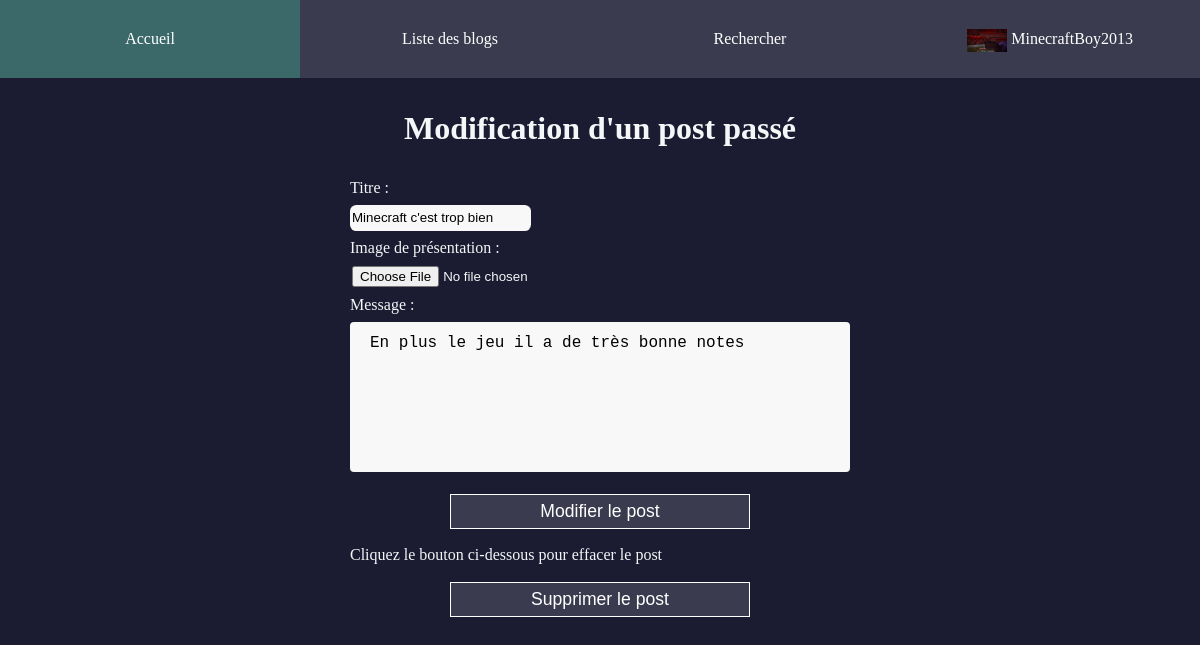
/editPost.php?postID=1 (signed in), run on the app's committed database.
### tables this page shows
CREATE TABLE `utilisateur` (
  `id_utilisateur` int(11) NOT NULL,
  `date_naissance` date NOT NULL,
  `nom` varchar(20) NOT NULL,
  `prenom` varchar(15) NOT NULL,
  `email` varchar(30) NOT NULL,
  `pseudo` varchar(20) NOT NULL,
  `mdp` varchar(50) NOT NULL,
  `avatar` varchar(100) DEFAULT 'images/avatar/default.png'
);

CREATE TABLE `post` (
  `id_post` int(11) NOT NULL,
  `id_utilisateur` int(11) NOT NULL,
  `titre` varchar(100) NOT NULL,
  `contenu` varchar(10000) NOT NULL,
  `imgPresentation` varchar(100) DEFAULT 'images/post/default.png',
  `date_post` timestamp NOT NULL DEFAULT current_timestamp() ON UPDATE current_timestamp()
);

### helpz/functions.php (called while the page is built, shortened)
        <?php
function getAvatarLink($id) {
    try
    {
        include("connexion-base.php");
        $req = $pdo->prepare("SELECT avatar FROM utilisateur WHERE id_utilisateur=?");
        $req->execute(array($id));
        $donnee = $req->fetch();
        return $donnee["avatar"];
    }
    catch(PDOException $e)
    {
	    $sql=$e;
    }
    return null;
}
?>

### editPost.php (the view, shortened to what this page needs)
<?php
include("connexion-base.php");
include_once(__ROOT__."/helpz/functions.php");
include_once(__ROOT__."/PageParts/header.php");
include_once(__ROOT__."/PageParts/menu-bar.php");
if ( isset($_POST["newPost"]) && $_POST["newPost"] == 1 ){
?>
    <form id="form-newPost" action="./processPost.php" method="POST" encrypt="multipart/form-data">
        <h1>Création d'un nouveau post</h1>
		<div>
            <input type="hidden" name="action" value="new"/>
            <label for="titre">Titre :</label>
			<input class="input-text" autofocus type="text" name="titre" />
        </div>
        <div>
            <label for="imgPresentation">Image de présentation :</label>
			<input id="input-img" name="imgPresentation" type="file" accept="image/*" />
        </div>
        <div>
            <label for="contenu">Message :</label>
            <textarea name="contenu" placeholder="Tapez votre texte ici..."></textarea>
        </div>
        <div class="formbutton">
            <input type="submit" class="submit-form" value="Ajouter ce post à mon blog" />
        </div>
    </form>
<?php
}
elseif ( isset($_GET["postID"]) ){
    include("connexion-base.php");
    $req = $pdo->prepare("SELECT * FROM `post` WHERE `ID_post` =?");
    $req->execute(array($_GET["postID"]));
    $data = $req->fetch();
    if ( $req->rowCount() > 0 ){
?>
        <form id="form-editPost" action="./processPost.php" method="POST" encrypt="multipart/form-data">
            <h1>Modification d'un post passé</h1>
            <div>
                <label for="titre">Titre :</label>
                <input class="input-text" autofocus type="text" name="titre" value="<?php echo $data["titre"];?>">
            </div>
			<div>
				<label for="imgPresentation">Image de présentation :</label>
				<input id="input-img" name="imgPresentation" type="file" accept="image/*" />
			</div>
            <div>
                <label for="contenu">Message :</label>
                <textarea name="contenu"><?php echo $data["contenu"];?></textarea>
            </div>
            <div class="formbutton">
                <input type="submit" class="submit-form" value="Modifier le post" />
            </div>
        </form>
        <form id="form-supprPost" action="./processPost.php" method="POST">
            <div class="formbutton">Cliquez le bouton ci-dessous pour effacer le post</div>
            <div class="formbutton">
				<input type="submit" class="submit-form" value="Supprimer le post" />
            </div>
        </form>
    <?php
    }
    else {
        echo "<h1>Erreur! Cette ID ne correspond à aucun post!</h1>";
    }
}
?>

### PageParts/menu-bar.php (shortened to what this page needs)
<?php
include_once(__ROOT__."/helpz/functions.php");
?>
<body>
<div>
<nav>
<ul class="dropdownmenu">
  <li class="elem-menu"><a href="index.php">Accueil</a>
  </li>
  <li class="elem-menu"><a href="liste-blog.php">Liste des blogs</a>
  </li>
  <li class="elem-menu"><a href="recherche.php">Rechercher</a></li>
	<?php
		if(isset($_SESSION["id"]))
		{
			echo '<li id="ID_myblog" class="menu-deroulant elem-menu"><a href="./blog.php?userID=' . $_SESSION["id"] . '"><img src="' . getAvatarLink($_SESSION["id"]) . '" alt=avatar> ' . $_SESSION["login"] . '</a>';
			echo '</li>';
		}
		else
		{
			echo '<li class="elem-menu">';
			echo '<a id="show-login-btn" href="#" onclick=\'showPopup("popup-login")\'>Connexion</a>';
			echo '</li>';
		}
	?>
</ul>
</nav>
</div>

### styles/styles.css (style rules this page uses)
body { width: 100%; height: 100vh; margin: 0; background-color: #1b1b32; color: #f5f6f7; font-family: Tahoma; font-size: 16px; }
h1, p { margin: 1em auto; text-align: center; }
form { max-width: 500px; min-width: 300px; margin: 0 auto; }
label { display: block; margin: 0.5rem 0; }
.input-connexion, .input-inscription, .submit-form { background-color: #0a0a23; border: 1px solid #0a0a23; color: #ffffff; }
input[type="submit"] { display: block; width: 60%; margin: 1em auto; height: 2em; font-size: 1.1rem; background-color: #3b3b4f; border-color: white; min-width: 300px; }
input[type="file"] { padding: 1px 2px; }
textarea { width: 100%; height: 150px; padding: 12px 20px; box-sizing: border-box; border: none; border-radius: 4px; background-color: #f8f8f8; font-size: 16px; resize: none; color: black; }
.input-text { line-height: 1.8; border: none; border-radius: 0.4rem; background-color: #f8f8f8; }

### styles/menu.css (style rules this page uses)
:root { --taille-element: 25%; }
.elem-menu { float: left; width: var(--taille-element); }
.elem-menu a { display: block; color: white; text-align: center; padding: 30px 16px; text-decoration: none; background-color: #3b3b4f; }
.dropdownmenu { list-style-type: none; margin: 0; padding: 0; overflow: hidden; background-color: #1b1b32; }
#ID_myblog a img { width: 15%; max-width: 100px; height: auto; vertical-align: middle; margin: -33px 0; }
#ID_myblog { padding: 0; }

### data on the page
utilisateur: avatar (picture)
post: titre "Minecraft c'est trop bien", contenu "En plus le jeu il a de très bonne notes"

### other printed values
$_SESSION["login"] "MinecraftBoy2013"
